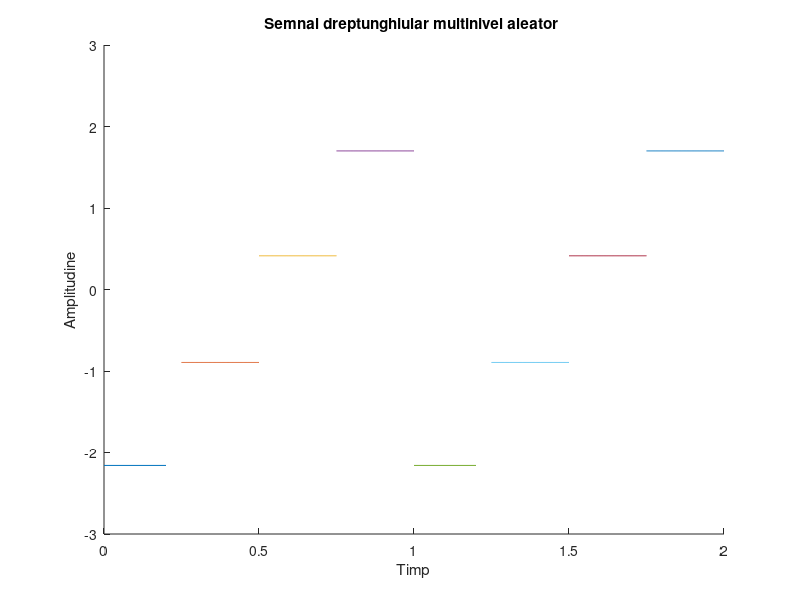

This figure's MATLAB source:
hold on;
%Cu ajutorul functie hold on vom afisa simultan mai multe semnale pe acelasi grafic
%2ms
%folosim rand pentru a genera un numar aleator
r1=rand(1);
r2=rand(1);
r3=rand(1);
r4=rand(1);
t1=0:0.2:0.25;
t2=0.25:0.002:0.5;
t3=0.5:0.002:0.75;
t4=0.75:0.002:1;
%Stabilesc nivelurile
x1=-3*r1*square(8*pi*t1,100);
x2=-r2*square(8*pi*t2,100);
x3=r3*square(8*pi*t3,100);
x4=3*r4*square(8*pi*t4,100);
%->Vom folosi functia plot pentru a genera grafice cu parametrii t1 si x1, t2 si x2, t3 si x3, t4 si x4
plot(t1,x1);
plot(t2,x2);
plot(t3,x3);
plot(t4,x4);
%->Folosim functia axis pentru a delimita spectrele de valori ale graficului generat de plot pentru a se incadra corespunzator in parametri
axis([0 2 -3 3]);
t5=1:0.2:1.25;
t6=1.25:0.002:1.5;
t7=1.5:0.002:1.75;
t8=1.75:0.002:2;
%Stabilesc nivelurile
x5=-3*r1*square(8*pi*t5,100);
x6=-r2*square(8*pi*t6,100);
x7=r3*square(8*pi*t7,100);
x8=3*r4*square(8*pi*t8,100);
%->Vom folosi functia plot pentru a genera grafice cu parametrii t5 si x5, t6 si x6, t7 si x7, t8 si x8
plot(t5,x5);
plot(t6,x6);
plot(t7,x7);
plot(t8,x8);
%Am denumit axa Ox
xlabel('Timp')
%Am denumit axa Oy
ylabel('Amplitudine')
title('Semnal dreptunghiular multinivel aleator ')
